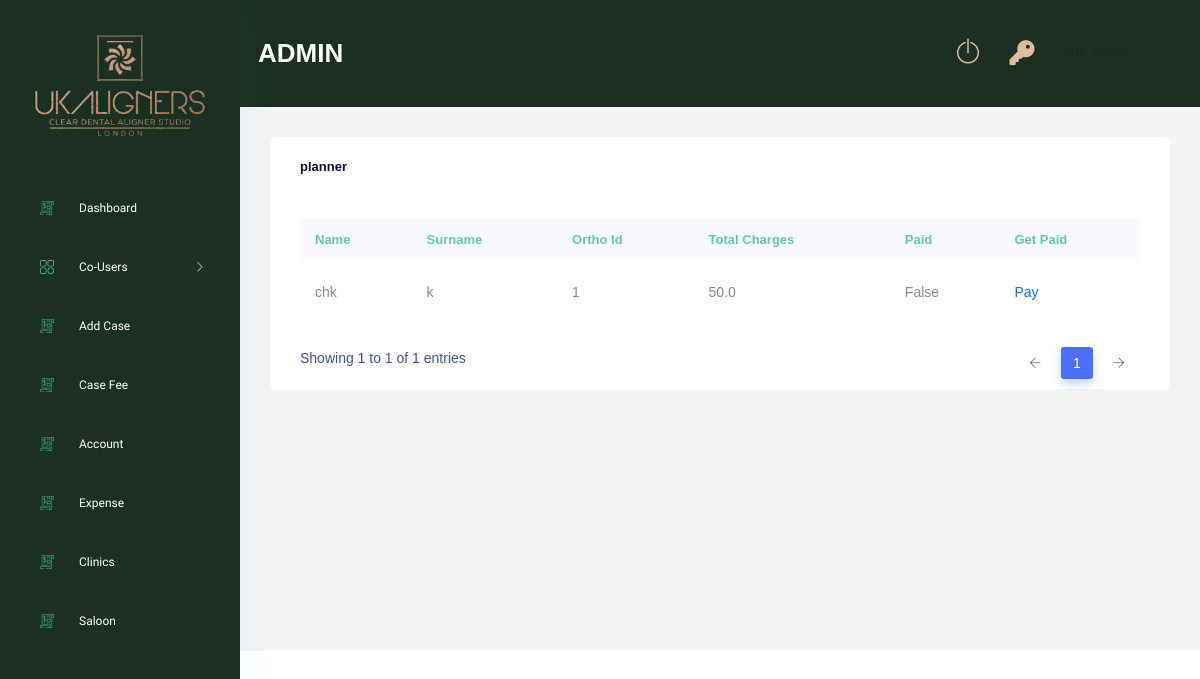
The page /get-user-expense/planner/9/ (signed in) on the database as committed earlier.
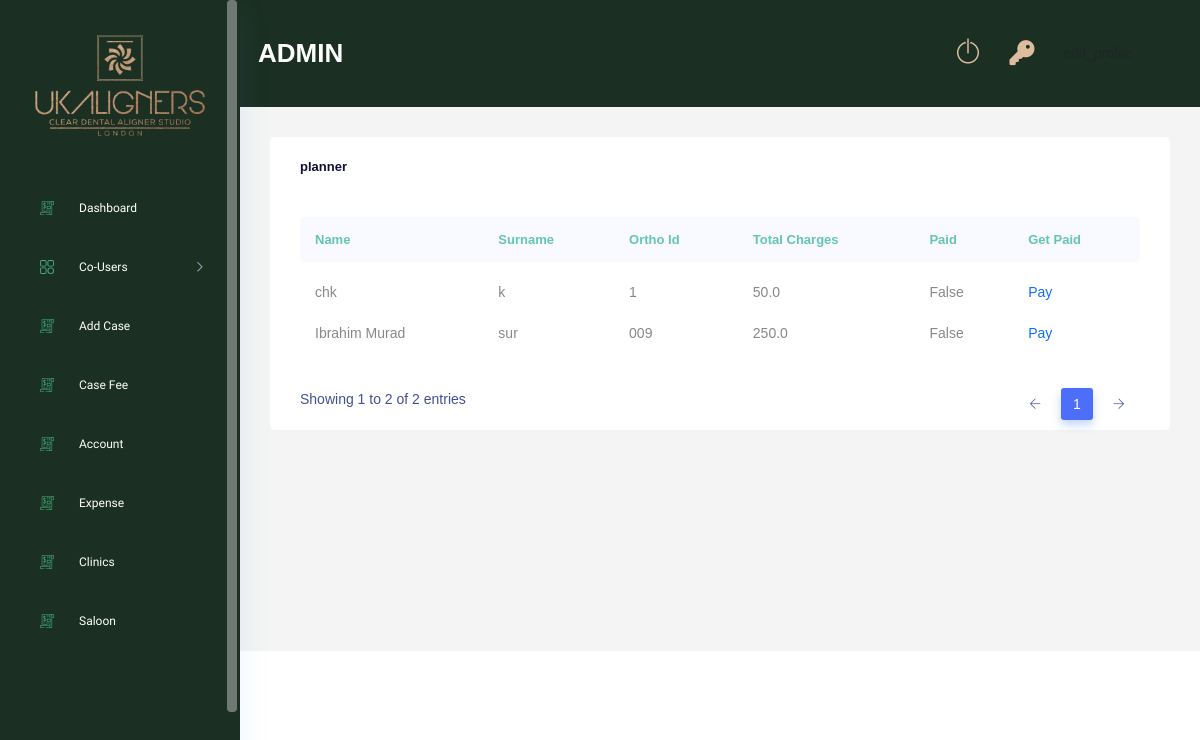
The same page on the database as committed later.
### Case/models.py (models this page shows, shortened)
class Case(models.Model):
    GENDER_CHOICES = (
        ("male","male"),
        ("female","female"),
        ("other","other")
        )
    ORTHODONTIC_CHOICES = (
        ("yes","yes"),
        ("no","no")
        )
    TREATMENT_REQUIRED_CHOICES = (
        ("full treatment","full treatment"),
        ("continuation","continuation"),
        ("refinement","refinement"),
        ("retainer","retainer")
    )
    OPTIONAL_TREATMENT = (
        ("replacement","replacement"),
        ("mouthguard","mouthguard"),
        ("smile design","smile design")
    )
    SECTION_CHOICES = (
        ("both arches","both arches"),
        ("upper only","upper only"),
        ("lower only","lower only")
    )
    TREATMENT_CHOICES = (
        ("essential","essential"),
        ("advance","advance"),
        ("comprehensive","comprehensive")
    )
    clinic                          = models.ForeignKey(Clinic, on_delete=models.DO_NOTHING,null=True,blank=True)
    dentist                         = models.ForeignKey(Dentist, on_delete=models.DO_NOTHING, null=True, blank=True)
    saloon_owner                    = models.ForeignKey(Saloon_owner, on_delete=models.DO_NOTHING, null=True, blank=True)
    saloon                          = models.ForeignKey(Saloon, on_delete=models.DO_NOTHING, null=True, blank=True)
    name                            = models.CharField(max_length=250)
    surname                         = models.CharField(max_length=250,null=True, blank=True)
    gender                          = models.CharField(max_length=50,choices=GENDER_CHOICES)
    age                             = models.IntegerField(null=True, blank=True)
    treatment_required              = models.CharField(max_length=100,choices=TREATMENT_REQUIRED_CHOICES)
    optional_treatment              = models.CharField(max_length=100,choices=OPTIONAL_TREATMENT, null=True, blank=True)
    orthodontic_treatment_past      = models.CharField(max_length=10,null=True, blank=True, choices=ORTHODONTIC_CHOICES)
    section                         = models.CharField(max_length=250,null=True, blank=True, choices=SECTION_CHOICES)
    treatment_type                  = models.CharField(max_length=250,null=True, blank=True, choices=TREATMENT_CHOICES)
    upper_jaw                       = models.FileField(upload_to="upper_jaws",null=True, blank=True)
    lower_jaw                       = models.FileField(upload_to="lower_jaws",null=True, blank=True)
    rquest_collection               = models.BooleanField(default=False)
    additional_information          = models.TextField(null=True, blank=True)
    planner                         = models.ForeignKey(Planner,on_delete=models.DO_NOTHING, null=True, blank=True)
    technician                      = models.ForeignKey(Technician,on_delete=models.DO_NOTHING, null=True, blank=True)
    status                          = models.CharField(max_length=250, default="new", null=True, blank=True)
    ortho_id                        = models.CharField(max_length=255, null=True, blank=True)
    aligners_upper                  = models.IntegerField(null=True, blank=True)
    aligners_lower                  = models.IntegerField(null=True, blank=True)
    retainer_upper                  = models.IntegerField(null=True, blank=True)
    retainer_lower                  = models.IntegerField(null=True, blank=True)
    treatment_plan_upper            = models.IntegerField(null=True, blank=True)
    treatment_plan_lower            = models.IntegerField(null=True, blank=True)
    duration                        = models.IntegerField(null=True, blank=True)
    progress                        = models.CharField(max_length=255, null=True, blank=True)
    created_at                      = models.DateField(auto_now_add=True, null=True)
    fee_cleared                     = models.BooleanField(default=False)
    totel_fee                       = models.FloatField(default=0.0,null=True,blank=True)
    manager_paid                    = models.BooleanField(default=False)
    planner_paid                    = models.BooleanField(default=False)
    technician_paid                 = models.BooleanField(default=False)
    refinement                      = models.IntegerField(default=0)
    class Meta:
        verbose_name_plural = "Cases"

### PlannerRoll/models.py (models this page shows, shortened)
class Planner(models.Model):
    user                    = models.OneToOneField(Users, on_delete=models.CASCADE)
    number                  = models.CharField(max_length=150,null=True,blank=True)
    fee                     = models.FloatField(null=True,blank=True)
    outstanding             = models.BooleanField(default=False)
    class Meta:
        verbose_name_plural = "Planners"

### AdminRoll/views.py (the view)
# urls.py: path('get-user-expense/<str:user_type>/<int:id>/', views.get_user_expense, name="get_user_expense"),
@login_required(login_url='login')
def get_user_expense(request,user_type,id):
    if request.user.is_admin:
        if user_type == "manager":
            manager_obj = Manager.objects.get(id=id)
            total_cases = Case.objects.filter(Q(dentist__manager = manager_obj) & Q(status = 'accepted') | Q(status = 'tc') | Q(status = 'treatment'))
            user_name = manager_obj.user.username
            user_id = manager_obj.id
        elif user_type == "planner":
            planner_obj = Planner.objects.get(id=id)
            total_cases = Case.objects.filter(Q(planner = planner_obj) & Q(status = 'accepted') | Q(status = 'tc') | Q(status = 'treatment'))
            user_name = planner_obj.user.username
            user_id = planner_obj.id
        elif user_type == "technician":
            technician_obj = Technician.objects.get(id=id)
            total_cases = Case.objects.filter(technician = technician_obj)
            user_name = technician_obj.user.username
            user_id = technician_obj.id
        context = {
            'total_cases':total_cases,
            'user_name':user_name,
            'user_type':user_type,
            'user_id':user_id
        }
        return render(request,'adminRoll/user_expense_list.html',context)
    else:
        return redirect('login')

### AdminRoll/templatetags/get_expense.py (called while the page is built, shortened)
@register.simple_tag
def get_expense(type,user_id,case_id):
    if type == "manager":
        user_obj = Manager.objects.get(id=user_id)
        case_obj = Case.objects.get(id=case_id)
        if user_obj.fee:
            total_fee = (float(user_obj.fee)/100)*float(case_obj.totel_fee)
            round_off_value = round(total_fee, 2)
            return round_off_value
        else:
            return 0
    elif type == "planner":
        user_obj = Planner.objects.get(id=user_id)
        case_obj = Case.objects.get(id=case_id)
        total_plan = case_obj.treatment_plan_upper + case_obj.treatment_plan_lower
        planner_fee = user_obj.fee
        if user_obj.fee:
            total_fee = total_plan*planner_fee
            return total_fee
        else:
            return 0

### AdminRoll/templates/adminRoll/user_expense_list.html (shortened to what this page needs)
{% extends 'base.html' %}
{% load static %}
{% load get_expense %}
{% block content %}
<div class="main_content_iner ">
    <div class="container-fluid p-0">
        <div class="row justify-content-center">
            <div class="col-lg-12">
                <div class="white_card card_height_100 mb_30">
                    <div class="white_card_header">
                        <div class="box_header m-0">
                            <div class="main-title">
                                <h3 class="m-0">{{user_name}}</h3>
                            </div>
                        </div>
                    </div>
                    <div class="white_card">
                        <div class="QA_section plr_30">
                            <div class="QA_table mb_30">
                                <table class="table lms_table_active ">
                                    <thead>
                                        <tr>
                                            <th scope="col">Name</th>
                                            <th scope="col">Surname</th>
                                            <th scope="col">Ortho id</th>
                                            <th scope="col">Total Charges</th>
                                            <th scope="col">Paid</th>
                                            <th scope="col">Get Paid</th>
                                        </tr>
                                    </thead>
                                    <tbody>
                                        {% for case in total_cases %}
                                        <tr>
                                            <td>{{ case.name }}</td>
                                            <td>{{ case.surname }}</td>
                                            <td>{{ case.ortho_id }}</td>
                                            <td>{% get_expense user_type user_id case.id %}</td>
                                            <td>
                                                {% if user_type == 'manager' %}
                                                    {{ case.manager_paid }}
                                                {% elif user_type == 'planner' %}
                                                    {{case.planner_paid}}
                                                {% elif user_type == 'technician' %}
                                                    {{case.technician_paid}}
                                                {% endif %}
                                            </td>
                                            <td>
                                                {% if user_type == 'manager' %}
                                                    {% if not case.manager_paid %}
                                                    <a href="{% url 'AdminRoll:get_paid' 'manager' user_id case.id %}">Pay</a>
                                                    {% endif %}
                                                {% elif user_type == 'planner' %}
                                                    {% if not case.planner_paid %}
                                                    <a href="{% url 'AdminRoll:get_paid' 'planner' user_id case.id %}">Pay</a>
                                                    {% endif %}
                                                {% elif user_type == 'technician' %}
                                                    {% if not case.technician_paid %}
                                                    <a href="{% url 'AdminRoll:get_paid' 'technician' user_id case.id %}">Pay</a>
                                                    {% endif %}
                                                {% endif %}
                                            </td>
                                        </tr>
                                        {% endfor %}
                                    </tbody>
                                </table>
                            </div>
                        </div>
                    </div>
                </div>
            </div>
        </div>
    </div>
</div>
{% endblock %}

Rows that differ between the two databases and show on the page:
added Case: name "Ibrahim Murad", surname "sur", ortho_id "009", id+treatment_plan_upper+treatment_plan_lower "250.0", planner_paid "False", shows "Pay"
Other text that changed with them:
text written by a page script: "Showing 1 to 1 of 1 entries 1" → "Showing 1 to 2 of 2 entries 1"
